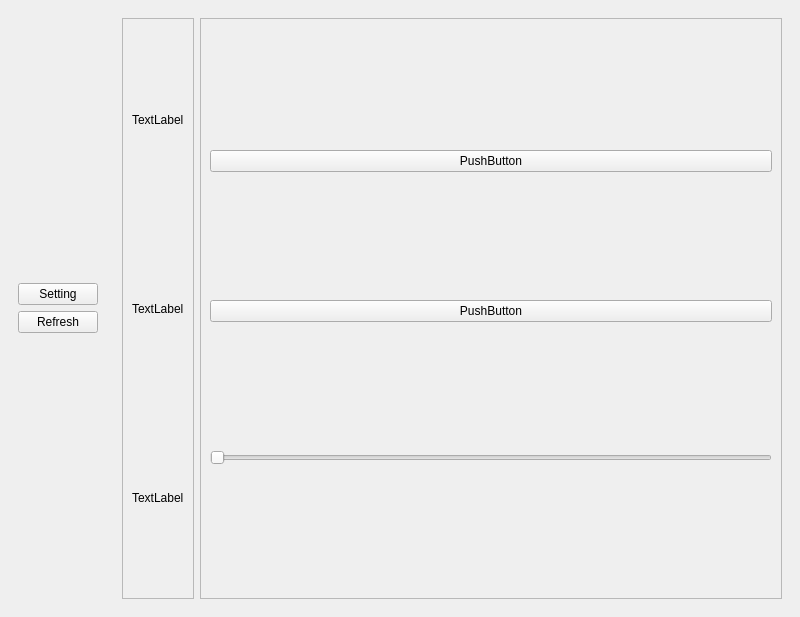
<?xml version="1.0" encoding="UTF-8"?>
<ui version="4.0">
 <class>MainWindow</class>
 <widget class="QMainWindow" name="MainWindow">
  <property name="geometry">
   <rect>
    <x>0</x>
    <y>0</y>
    <width>800</width>
    <height>617</height>
   </rect>
  </property>
  <property name="windowTitle">
   <string>MainWindow</string>
  </property>
  <widget class="QWidget" name="Mainwidget">
   <property name="layoutDirection">
    <enum>Qt::LeftToRight</enum>
   </property>
   <layout class="QHBoxLayout" name="horizontalLayout_3">
    <property name="sizeConstraint">
     <enum>QLayout::SetDefaultConstraint</enum>
    </property>
    <item>
     <widget class="QWidget" name="MenuBar" native="true">
      <property name="sizePolicy">
       <sizepolicy hsizetype="Fixed" vsizetype="Fixed">
        <horstretch>0</horstretch>
        <verstretch>0</verstretch>
       </sizepolicy>
      </property>
      <layout class="QVBoxLayout" name="verticalLayout">
       <item>
        <widget class="QPushButton" name="pushButton">
         <property name="sizePolicy">
          <sizepolicy hsizetype="Fixed" vsizetype="Fixed">
           <horstretch>0</horstretch>
           <verstretch>0</verstretch>
          </sizepolicy>
         </property>
         <property name="text">
          <string>Setting</string>
         </property>
        </widget>
       </item>
       <item>
        <widget class="QPushButton" name="pushButton_2">
         <property name="sizePolicy">
          <sizepolicy hsizetype="Fixed" vsizetype="Fixed">
           <horstretch>0</horstretch>
           <verstretch>0</verstretch>
          </sizepolicy>
         </property>
         <property name="text">
          <string>Refresh</string>
         </property>
        </widget>
       </item>
      </layout>
     </widget>
    </item>
    <item>
     <widget class="QStackedWidget" name="CentralWidget">
      <property name="lineWidth">
       <number>0</number>
      </property>
      <property name="currentIndex">
       <number>0</number>
      </property>
      <widget class="QWidget" name="ControllPage">
       <layout class="QHBoxLayout" name="horizontalLayout_2">
        <item>
         <widget class="QScrollArea" name="DeviceList">
          <property name="sizePolicy">
           <sizepolicy hsizetype="Fixed" vsizetype="Preferred">
            <horstretch>0</horstretch>
            <verstretch>0</verstretch>
           </sizepolicy>
          </property>
          <property name="horizontalScrollBarPolicy">
           <enum>Qt::ScrollBarAlwaysOff</enum>
          </property>
          <property name="widgetResizable">
           <bool>true</bool>
          </property>
          <widget class="QWidget" name="scrollAreaWidgetContents">
           <property name="geometry">
            <rect>
             <x>0</x>
             <y>0</y>
             <width>72</width>
             <height>579</height>
            </rect>
           </property>
           <property name="sizePolicy">
            <sizepolicy hsizetype="Preferred" vsizetype="Preferred">
             <horstretch>0</horstretch>
             <verstretch>0</verstretch>
            </sizepolicy>
           </property>
           <layout class="QVBoxLayout" name="verticalLayout_2">
            <item>
             <widget class="QLabel" name="label">
              <property name="text">
               <string>TextLabel</string>
              </property>
             </widget>
            </item>
            <item>
             <widget class="QLabel" name="label_2">
              <property name="text">
               <string>TextLabel</string>
              </property>
             </widget>
            </item>
            <item>
             <widget class="QLabel" name="label_3">
              <property name="text">
               <string>TextLabel</string>
              </property>
             </widget>
            </item>
           </layout>
          </widget>
         </widget>
        </item>
        <item>
         <widget class="QScrollArea" name="DeviceControlPanel">
          <property name="sizePolicy">
           <sizepolicy hsizetype="Preferred" vsizetype="Preferred">
            <horstretch>0</horstretch>
            <verstretch>0</verstretch>
           </sizepolicy>
          </property>
          <property name="widgetResizable">
           <bool>true</bool>
          </property>
          <widget class="QWidget" name="scrollAreaWidgetContents_2">
           <property name="geometry">
            <rect>
             <x>0</x>
             <y>0</y>
             <width>583</width>
             <height>579</height>
            </rect>
           </property>
           <layout class="QVBoxLayout" name="verticalLayout_3">
            <item>
             <widget class="QPushButton" name="pushButton_5">
              <property name="text">
               <string>PushButton</string>
              </property>
             </widget>
            </item>
            <item>
             <widget class="QPushButton" name="pushButton_6">
              <property name="text">
               <string>PushButton</string>
              </property>
             </widget>
            </item>
            <item>
             <widget class="QSlider" name="horizontalSlider">
              <property name="orientation">
               <enum>Qt::Horizontal</enum>
              </property>
             </widget>
            </item>
           </layout>
          </widget>
         </widget>
        </item>
       </layout>
      </widget>
      <widget class="QWidget" name="SettingPage">
       <widget class="QScrollArea" name="SettingPanel">
        <property name="geometry">
         <rect>
          <x>210</x>
          <y>240</y>
          <width>120</width>
          <height>80</height>
         </rect>
        </property>
        <property name="sizePolicy">
         <sizepolicy hsizetype="Preferred" vsizetype="Preferred">
          <horstretch>0</horstretch>
          <verstretch>0</verstretch>
         </sizepolicy>
        </property>
        <property name="widgetResizable">
         <bool>true</bool>
        </property>
        <widget class="QWidget" name="scrollAreaWidgetContents_3">
         <property name="geometry">
          <rect>
           <x>0</x>
           <y>0</y>
           <width>118</width>
           <height>78</height>
          </rect>
         </property>
        </widget>
       </widget>
      </widget>
     </widget>
    </item>
   </layout>
  </widget>
 </widget>
 <resources/>
 <connections/>
</ui>
